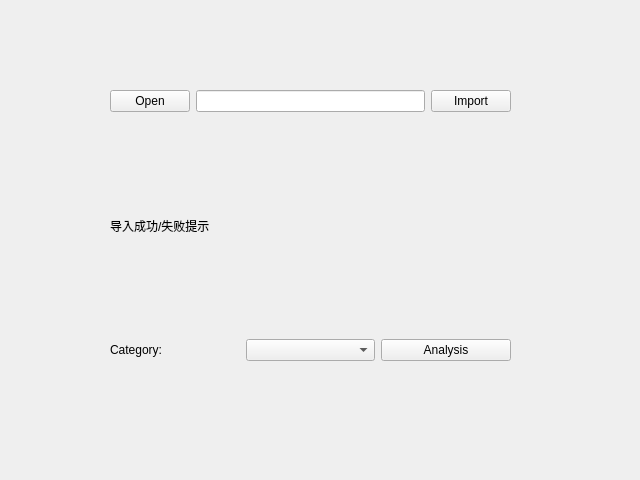
<?xml version="1.0" encoding="UTF-8"?>
<ui version="4.0">
 <class>FovMetricsForm</class>
 <widget class="QWidget" name="FovMetricsForm">
  <property name="geometry">
   <rect>
    <x>0</x>
    <y>0</y>
    <width>640</width>
    <height>480</height>
   </rect>
  </property>
  <property name="windowTitle">
   <string>FOV Metrics</string>
  </property>
  <widget class="QWidget" name="">
   <property name="geometry">
    <rect>
     <x>110</x>
     <y>90</y>
     <width>401</width>
     <height>271</height>
    </rect>
   </property>
   <layout class="QVBoxLayout" name="verticalLayout">
    <item>
     <layout class="QHBoxLayout" name="horizontalLayout">
      <item>
       <widget class="QPushButton" name="FovOpenButton">
        <property name="text">
         <string>Open</string>
        </property>
       </widget>
      </item>
      <item>
       <widget class="QLineEdit" name="FOVlineEdit"/>
      </item>
      <item>
       <widget class="QPushButton" name="FOVImportButton">
        <property name="text">
         <string>Import</string>
        </property>
       </widget>
      </item>
     </layout>
    </item>
    <item>
     <spacer name="verticalSpacer_2">
      <property name="orientation">
       <enum>Qt::Vertical</enum>
      </property>
      <property name="sizeHint" stdset="0">
       <size>
        <width>20</width>
        <height>40</height>
       </size>
      </property>
     </spacer>
    </item>
    <item>
     <widget class="QLabel" name="FOVSucLabel">
      <property name="text">
       <string>导入成功/失败提示</string>
      </property>
     </widget>
    </item>
    <item>
     <spacer name="verticalSpacer">
      <property name="orientation">
       <enum>Qt::Vertical</enum>
      </property>
      <property name="sizeHint" stdset="0">
       <size>
        <width>20</width>
        <height>40</height>
       </size>
      </property>
     </spacer>
    </item>
    <item>
     <layout class="QHBoxLayout" name="horizontalLayout_2">
      <item>
       <widget class="QLabel" name="FOVCatLabel">
        <property name="text">
         <string>Category:</string>
        </property>
       </widget>
      </item>
      <item>
       <widget class="QComboBox" name="FOVcomboBox"/>
      </item>
      <item>
       <widget class="QPushButton" name="FOVAnalysisButton">
        <property name="text">
         <string>Analysis</string>
        </property>
       </widget>
      </item>
     </layout>
    </item>
   </layout>
  </widget>
 </widget>
 <resources/>
 <connections/>
</ui>
